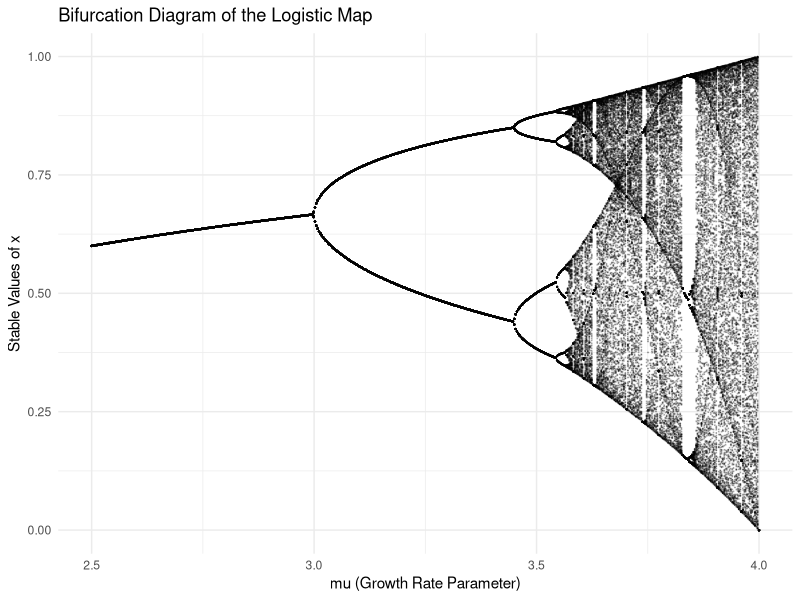
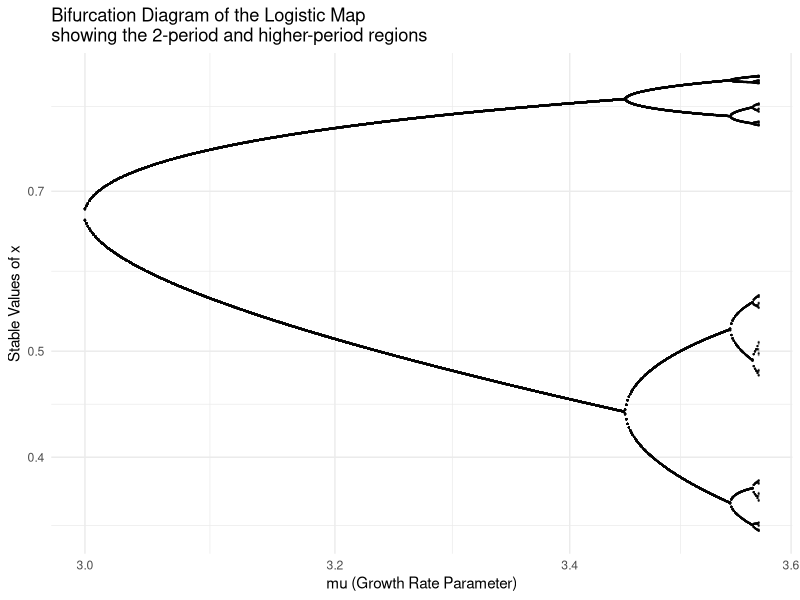
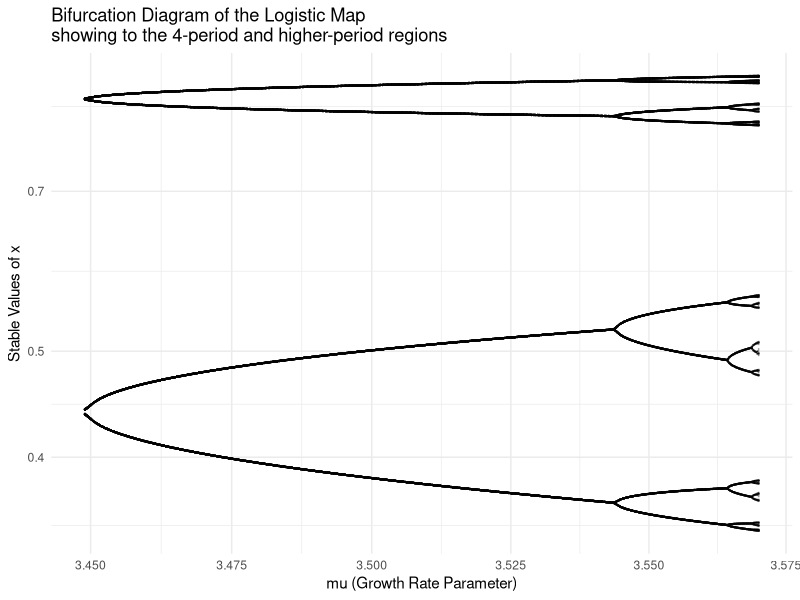

Recreate these plots in R, in order.

# Load necessary libraries
library(tidyverse)

# Define the logistic map function
logistic_map <- function(x, mu) {
  return(mu * x * (1 - x))
}

# Generate bifurcation data
generate_bifurcation <- function(mu_min, mu_max, mu_steps, x0 = 0.5, n_iter = 1000, n_keep = 300) {
  mu_values <- seq(mu_min, mu_max, length.out = mu_steps)
  bifurcation_data <- data.frame()
  
  for (mu in mu_values) {
    x <- numeric(n_iter)
    x[1] <- x0  # Initial condition
    
    # Iterate the logistic equation
    for (i in 2:n_iter) {
      x[i] <- logistic_map(x[i - 1], mu)
    }
    
    # Store only the last 'n_keep' points (to remove transients)
    temp_df <- data.frame(mu = rep(mu, n_keep), x = tail(x, n_keep))
    bifurcation_data <- rbind(bifurcation_data, temp_df)
  }
  
  return(bifurcation_data)
}

# Generate the bifurcation data
bif_data <- generate_bifurcation(mu_min = 2.5, mu_max = 4, mu_steps = 500)


png("Figures_videos/Assignment_sheet_1/bifurcation_logistic_map.png",
    width = 500*4, # The width of the plot in inches
    height = 520*4, res=300)

# Plot the bifurcation diagram
ggplot(bif_data, aes(x = mu, y = x)) +
  geom_point(color = "black", alpha = 0.2, size = 0.1) +
  labs(title = "Bifurcation Diagram of the Logistic Map",
       x = "mu (Growth Rate Parameter)",
       y = "Stable Values of x") +
  theme_minimal()

dev.off()


# Generate the bifurcation data to show to the 2-period and higher-period regions
bif_data2 <- generate_bifurcation(mu_min = 3, mu_max = 3.57, mu_steps = 500)


# Plot and save the bifurcation diagram

png("Figures_videos/Assignment_sheet_1/bifurcation_logistic_map_2period_detail.png",
    width = 500*4, # The width of the plot in inches
    height = 520*4, res=300)

ggplot(bif_data2, aes(x = mu, y = x)) +
  geom_point(color = "black", alpha = 0.2, size = 0.1) +
  labs(title = "Bifurcation Diagram of the Logistic Map\nshowing the 2-period and higher-period regions",
       x = "mu (Growth Rate Parameter)",
       y = "Stable Values of x") +
  scale_x_log10() + 
  scale_y_log10() +
  theme_minimal()

dev.off()

# Generate the bifurcation data to show to the 4-period and higher-period regions
bif_data3 <- generate_bifurcation(mu_min = 3.449, mu_max = 3.57, mu_steps = 500)

# Plot and save the bifurcation diagram

png("Figures_videos/bifurcation_logistic_map_4period_detail.png",
    width = 500*4, # The width of the plot in inches
    height = 520*4, res=300)

ggplot(bif_data3, aes(x = mu, y = x)) +
  geom_point(color = "black", alpha = 0.2, size = 0.1) +
  labs(title = "Bifurcation Diagram of the Logistic Map\nshowing to the 4-period and higher-period regions",
       x = "mu (Growth Rate Parameter)",
       y = "Stable Values of x") +
  scale_x_log10() + 
  scale_y_log10() +
  theme_minimal()

dev.off()
